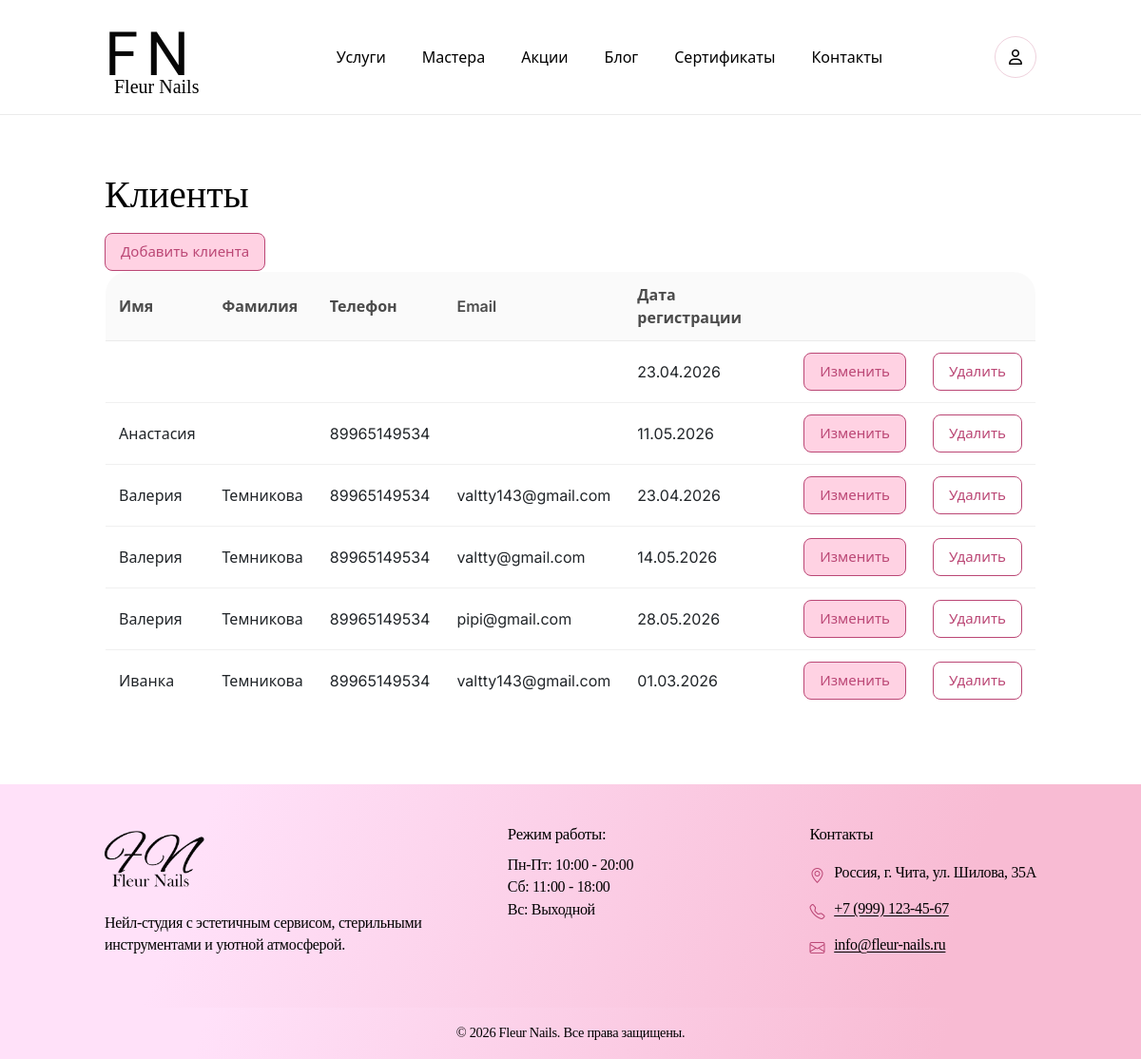
Page /clients/ (signed in) on the committed database.
### main/models.py (models this page shows, shortened)
class Client(models.Model):
    user = models.OneToOneField(
        CustomUser,
        on_delete=models.CASCADE,
        primary_key=True,
        limit_choices_to={"role": CustomUser.Role.CLIENT},
        related_name="client_profile",
    )
    birth_date = models.DateField("Дата рождения", blank=True, null=True)
    bonus_balance = models.IntegerField("Бонусный баланс", default=0)
    referred_by = models.ForeignKey(
        "self", on_delete=models.SET_NULL, null=True, blank=True, related_name="referrals"
    )
    created_at = models.DateTimeField("Дата регистрации", auto_now_add=True)
    class Meta:
        verbose_name = "Клиент"
        verbose_name_plural = "Клиенты"

### users/models.py (models this page shows, shortened)
class CustomUser(AbstractUser):
    class Role(models.TextChoices):
        CLIENT = 'CLIENT', 'Клиент'
        MASTER = 'MASTER', 'Мастер'
        ADMIN = 'ADMIN', 'Администратор'
    role = models.CharField(
        max_length=50,
        choices=Role.choices,
        default=Role.CLIENT,
        verbose_name='Роль'
    )
    phone = models.CharField(
        max_length=20,
        blank=True,
        verbose_name='Номер телефона'
    )
    avatar = models.ImageField(
        'Аватар',
        upload_to='avatars/',
        blank=True,
        null=True
    )
    class Meta:
        verbose_name = 'Пользователь'
        verbose_name_plural = 'Пользователи'

### main/views.py (the view)
# urls.py: path('clients/', views.ClientListView.as_view(), name='clients'),
class ClientListView(LoginRequiredMixin, AdminRequiredMixin, ListView):
    model = Client
    context_object_name = "clients"
    template_name = "main/clients.html"
    def get_queryset(self):
        return Client.objects.all().order_by("user__first_name")

### users/mixins.py (called while the page is built)
    def dispatch(self, request, *args, **kwargs):
        if not request.user.is_authenticated:
            return self.handle_no_permission()
        if request.user.is_superuser or request.user.role == 'ADMIN':
            return super().dispatch(request, *args, **kwargs)
        messages.error(request, 'Доступ запрещен. Только для администраторов.')
        return redirect('main:index')

### templates/main/clients.html
{% extends 'main/base.html' %}
{% block content %}
<div class="main-content">
    <h1 class="page-title">Клиенты</h1>
    <div class="titles">
        <a href="{% url 'main:client_add' %}" class="fn-btn fn-btn--hero-primary fn-btn--page-sm">Добавить клиента</a>
    </div>
    <div class="table">
        <table class="subjects-table">
            <thead>
                <tr>
                    <th>Имя</th>
                    <th>Фамилия</th>
                    <th>Телефон</th>
                    <th>Email</th>
                    <th>Дата регистрации</th>
                    <th></th>
                    <th></th>
                </tr>
            </thead>
            <tbody>
                {% for client in clients %}
                <tr>
                    <td>
                        <a href="{% url 'main:client_detail' client.pk %}">{{ client.user.first_name }}</a>
                    </td>
                    <td>{{ client.user.last_name }}</td>
                    <td>{{ client.user.phone }}</td>
                    <td>{{ client.user.email }}</td>
                    <td>{{ client.created_at|date:"d.m.Y" }}</td>
                    <td><a href="{% url 'main:client_edit' client.pk %}" class="fn-btn fn-btn--hero-primary fn-btn--page-sm">Изменить</a></td>
                    <td><a href="{% url 'main:client_delete' client.pk %}" class="fn-btn fn-btn--hero-outline fn-btn--page-sm">Удалить</a></td>
                </tr>
                {% endfor %}
            </tbody>
        </table>
    </div>
</div>
{% endblock %}

### static/css/globals.css (style rules this page uses)
*, *::before, *::after { box-sizing: border-box; }
html, body { height: 100%; }
body { margin: 0; background: #ffffff; color: #000000; -webkit-font-smoothing: antialiased; -moz-osx-font-smoothing: grayscale; }
a { color: inherit; text-decoration: none; }
:root { --fn-bg: #ffffff; --fn-text: #000000; --fn-muted: rgba(0, 0, 0, 0.72); --fn-figma-border: #bb4775; --fn-figma-cta-fill: #ffd2e3; --fn-figma-cta-alt: #f8bbd3; --fn-figma-heading: #121212; --fn-figma-logo: #060606; --fn-accent: var(--fn-figma-border); --fn-accent-2: #c8b6e2; --fn-border: rgba(187, 71, 117, 0.35); --fn-border-soft: rgba(187, 71, 117, 0.25); --fn-radius-lg: 40px; --fn-radius-md: 24px; --fn-radius-sm: 16px; --fn-radius-ui: 8px; --fn-radius-btn-sm: 4px; --fn-shadow: 0 6px 24px rgba(187, 71, 117, 0.12); --fn-shadow-soft: 0 4px 20px rgba(0, 0, 0, 0.06); --fn-font-brand: "Alex Brush", cursive; --fn-font-title: "Libre Baskerville", "Baskerville Old Face", Georgia, "Times New Roman", serif; --fn-font-body: "Inter", system-ui, -apple-system, Segoe UI, Roboto, Arial, sans-serif; --fn-pink: var(--fn-figma-cta-fill); --fn-pink-soft: #ffe1f9; --fn-pink-deep: var(--fn-figma-border); --fn-pink-border: var(--fn-figma-border); --fn-pink-hover: #a63d66; --fn-input-autofill-bg: #fef5fa; }
body { font-family: var(--fn-font-body); }
h1, h2, h3, h4, h5, h6 { font-family: var(--fn-font-title); margin: 0; }

### static/css/style.css (style rules this page uses)
.btn, .form-control, .form-select, .table, .card { border-radius: var(--fn-radius-sm) !important; }
.main-content { width: 100%; max-width: 1440px; margin: 0 auto; padding: 60px 110px; }
.page-title { font-family: var(--fn-font-title); font-size: 40px; margin-bottom: 16px; }
.subjects-table { width: 100%; border-collapse: collapse; background: #fff; border: 1px solid var(--fn-border); border-radius: var(--fn-radius-md); overflow: hidden; }
.subjects-table th, .subjects-table td { padding: 12px 14px; border-bottom: 1px solid rgba(0,0,0,0.06); text-align: left; }
.subjects-table th { font-weight: 600; font-family: var(--fn-font-body); color: rgba(0,0,0,0.7); background: rgba(0,0,0,0.02); }
.fn-btn { display: inline-flex; align-items: center; justify-content: center; box-sizing: border-box; cursor: pointer; text-decoration: none; font-family: var(--fn-font-body); font-weight: 400; border-radius: var(--fn-radius-ui); transition: background 0.2s ease, color 0.2s ease, border-color 0.2s ease, transform 0.15s ease; }
.fn-btn--hero-primary, .fn-btn--hero-outline { min-height: 59px; min-width: min(296px, 100%); padding: 9px 16px; font-size: 1.5rem; line-height: 22px; border: 2px solid var(--fn-figma-border); }
.fn-btn--hero-primary { background: var(--fn-figma-cta-fill); color: var(--fn-figma-border); }
.fn-btn--hero-outline { background: #ffffff; color: var(--fn-figma-border); }
.fn-btn--page-sm { min-height: 40px; min-width: 0; padding: 8px 16px; font-size: 0.9375rem; line-height: 1.25; border-width: 1px; }
.fn-btn--page-sm.fn-btn--cta-wide, .fn-btn--page-sm.fn-btn--hero-primary, .fn-btn--page-sm.fn-btn--hero-outline { min-height: 40px; min-width: 0; max-width: 16rem; width: auto; }

### rows in the picture
Client: created_at "23.04.2026"
Client: user.first_name "Анастасия", user.phone "89965149534", created_at "11.05.2026"
Client: user.first_name "Валерия", user.last_name "Темникова", user.phone "89965149534", user.email "valtty143@gmail.com", created_at "23.04.2026"
Client: user.first_name "Валерия", user.last_name "Темникова", user.phone "89965149534", user.email "valtty@gmail.com", created_at "14.05.2026"
Client: user.first_name "Валерия", user.last_name "Темникова", user.phone "89965149534", user.email "pipi@gmail.com", created_at "28.05.2026"
Client: user.first_name "Иванка", user.last_name "Темникова", user.phone "89965149534", user.email "valtty143@gmail.com", created_at "01.03.2026"
